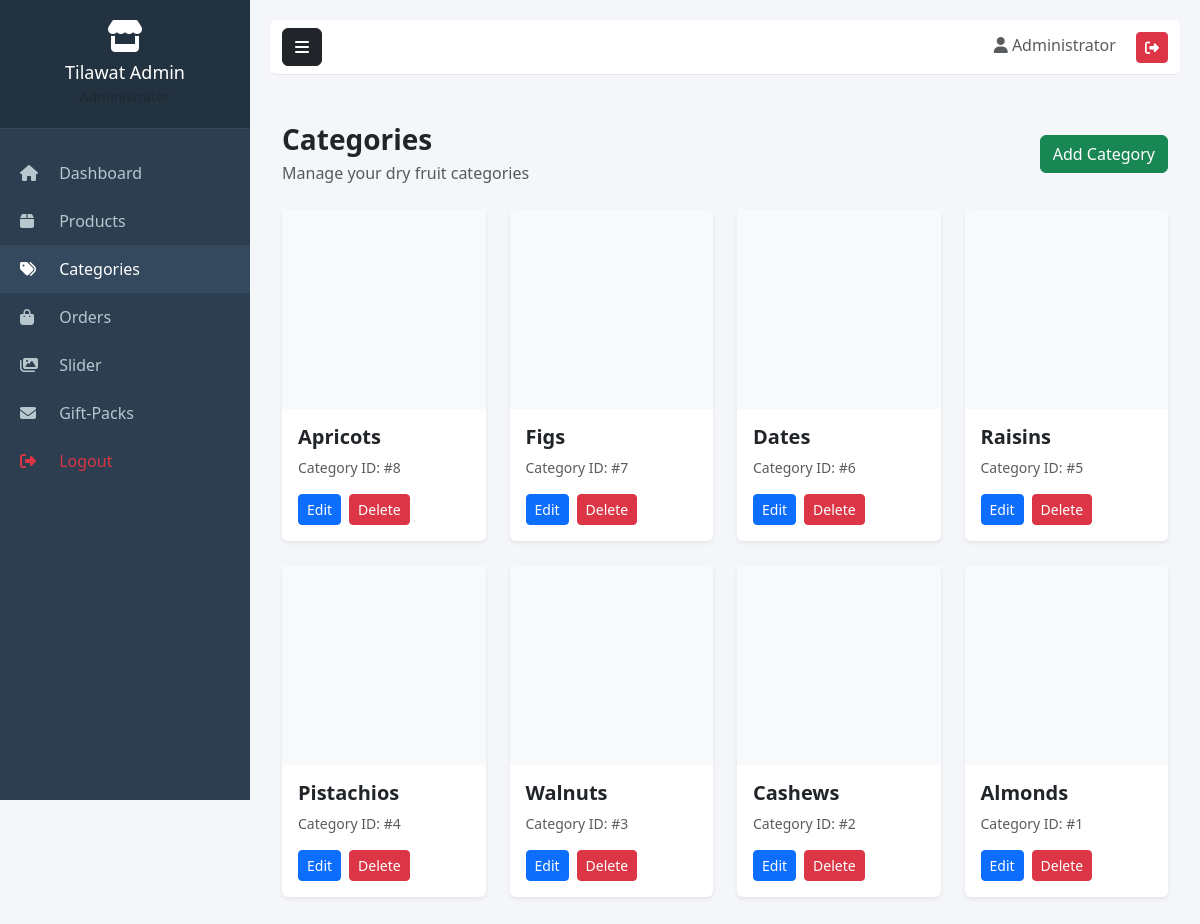
The app's page /admin/categories.php (signed in) with its own data.
### tables this page shows
CREATE TABLE `categories` (
  `id` int(11) NOT NULL,
  `category_name` varchar(100) NOT NULL,
  `category_image` varchar(255) DEFAULT NULL
);

### admin/categories.php (the view, shortened to what this page needs)
<?php
require_once '../includes/db.php';
$stmt = $pdo->query("
    SELECT *
    FROM categories
    ORDER BY id DESC
");
$categories =
    $stmt->fetchAll(PDO::FETCH_ASSOC);
include 'includes/header.php';
?>
<div class="container-fluid py-4">
    <div class="d-flex justify-content-between align-items-center mb-4">
        <div>
            <h3 class="fw-bold mb-1">
                Categories
            </h3>
            <p class="text-muted mb-0">
                Manage your dry fruit categories
            </p>
        </div>
        <button
            class="btn btn-success"
            data-bs-toggle="modal"
            data-bs-target="#addCategoryModal">
            Add Category
        </button>
    </div>
    <div class="row g-4">
        <?php if (!empty($categories)): ?>
            <?php foreach ($categories as $category): ?>
                <div class="col-xl-3 col-lg-4 col-md-6">
                    <div class="card border-0 shadow-sm h-100">
                        <?php if (!empty($category['category_image'])): ?>
                            <img
                                src="../assets/images/categories/<?php
                                echo htmlspecialchars(
                                    $category['category_image']
                                );
                                ?>"
                                class="card-img-top"
                                style="
                                    height:200px;
                                    object-fit:cover;
                                "
                                alt="<?php
                                echo htmlspecialchars(
                                    $category['category_name']
                                );
                                ?>"
                            >
                        <?php else: ?>
                            <div
                                class="bg-light d-flex align-items-center justify-content-center"
                                style="height:200px;">
                            </div>
                        <?php endif; ?>
                        <div class="card-body">
                            <h5 class="fw-bold">
                                <?php
                                echo htmlspecialchars(
                                    $category['category_name']
                                );
                                ?>
                            </h5>
                            <p class="text-muted small">
                                Category ID:
                                #<?php
                                echo $category['id'];
                                ?>
                            </p>
                            <div class="d-flex gap-2">
                                <button
                                    class="btn btn-primary btn-sm"
                                    data-bs-toggle="modal"
                                    data-bs-target="#editCategory<?php
                                    echo $category['id'];
                                    ?>">
                                    Edit
                                </button>
                                <a
                                    href="categories.php?delete=<?php
                                    echo $category['id'];
                                    ?>"
                                    class="btn btn-danger btn-sm"
                                    onclick="
                                    return confirm(
                                        'Are you sure you want to delete this category?'
                                    );
                                    "
                                >
                                    Delete
                                </a>
                            </div>
                        </div>
                    </div>
                </div>
            <?php endforeach; ?>
        <?php endif; ?>
    </div>
</div>
<?php
include 'includes/footer.php';
?>

### admin/includes/header.php (style rules this page uses)
body { background: #f4f6f9; }

### records on screen
categories: category_name "Apricots", id "8"
categories: category_name "Figs", id "7"
categories: category_name "Dates", id "6"
categories: category_name "Raisins", id "5"
categories: category_name "Pistachios", id "4"
categories: category_name "Walnuts", id "3"
categories: category_name "Cashews", id "2"
categories: category_name "Almonds", id "1"

### other values on screen
$_SESSION['admin_name'] "Administrator"
